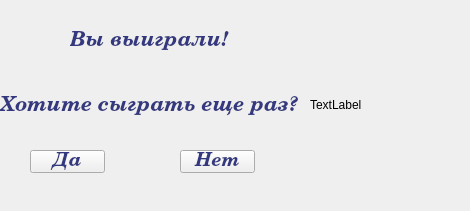
<?xml version="1.0" encoding="UTF-8"?>
<ui version="4.0">
 <class>RusWinWidget</class>
 <widget class="QWidget" name="RusWinWidget">
  <property name="geometry">
   <rect>
    <x>0</x>
    <y>0</y>
    <width>470</width>
    <height>211</height>
   </rect>
  </property>
  <property name="minimumSize">
   <size>
    <width>358</width>
    <height>175</height>
   </size>
  </property>
  <property name="maximumSize">
   <size>
    <width>470</width>
    <height>211</height>
   </size>
  </property>
  <property name="windowTitle">
   <string>Вы выиграли!</string>
  </property>
  <widget class="QLabel" name="label">
   <property name="geometry">
    <rect>
     <x>70</x>
     <y>30</y>
     <width>161</width>
     <height>21</height>
    </rect>
   </property>
   <property name="palette">
    <palette>
     <active>
      <colorrole role="WindowText">
       <brush brushstyle="SolidPattern">
        <color alpha="255">
         <red>51</red>
         <green>56</green>
         <blue>127</blue>
        </color>
       </brush>
      </colorrole>
     </active>
     <inactive>
      <colorrole role="WindowText">
       <brush brushstyle="SolidPattern">
        <color alpha="255">
         <red>51</red>
         <green>56</green>
         <blue>127</blue>
        </color>
       </brush>
      </colorrole>
     </inactive>
     <disabled>
      <colorrole role="WindowText">
       <brush brushstyle="SolidPattern">
        <color alpha="255">
         <red>120</red>
         <green>120</green>
         <blue>120</blue>
        </color>
       </brush>
      </colorrole>
     </disabled>
    </palette>
   </property>
   <property name="font">
    <font>
     <family>Century Schoolbook</family>
     <pointsize>16</pointsize>
     <weight>75</weight>
     <italic>true</italic>
     <bold>true</bold>
    </font>
   </property>
   <property name="text">
    <string>Вы выиграли!</string>
   </property>
  </widget>
  <widget class="QLabel" name="label_2">
   <property name="geometry">
    <rect>
     <x>0</x>
     <y>90</y>
     <width>301</width>
     <height>31</height>
    </rect>
   </property>
   <property name="palette">
    <palette>
     <active>
      <colorrole role="WindowText">
       <brush brushstyle="SolidPattern">
        <color alpha="255">
         <red>51</red>
         <green>56</green>
         <blue>127</blue>
        </color>
       </brush>
      </colorrole>
     </active>
     <inactive>
      <colorrole role="WindowText">
       <brush brushstyle="SolidPattern">
        <color alpha="255">
         <red>51</red>
         <green>56</green>
         <blue>127</blue>
        </color>
       </brush>
      </colorrole>
     </inactive>
     <disabled>
      <colorrole role="WindowText">
       <brush brushstyle="SolidPattern">
        <color alpha="255">
         <red>120</red>
         <green>120</green>
         <blue>120</blue>
        </color>
       </brush>
      </colorrole>
     </disabled>
    </palette>
   </property>
   <property name="font">
    <font>
     <family>Century Schoolbook</family>
     <pointsize>16</pointsize>
     <weight>75</weight>
     <italic>true</italic>
     <bold>true</bold>
    </font>
   </property>
   <property name="text">
    <string>Хотите сыграть еще раз?</string>
   </property>
  </widget>
  <widget class="QPushButton" name="yes">
   <property name="geometry">
    <rect>
     <x>30</x>
     <y>150</y>
     <width>75</width>
     <height>23</height>
    </rect>
   </property>
   <property name="palette">
    <palette>
     <active>
      <colorrole role="ButtonText">
       <brush brushstyle="SolidPattern">
        <color alpha="255">
         <red>51</red>
         <green>56</green>
         <blue>127</blue>
        </color>
       </brush>
      </colorrole>
     </active>
     <inactive>
      <colorrole role="ButtonText">
       <brush brushstyle="SolidPattern">
        <color alpha="255">
         <red>51</red>
         <green>56</green>
         <blue>127</blue>
        </color>
       </brush>
      </colorrole>
     </inactive>
     <disabled>
      <colorrole role="ButtonText">
       <brush brushstyle="SolidPattern">
        <color alpha="255">
         <red>120</red>
         <green>120</green>
         <blue>120</blue>
        </color>
       </brush>
      </colorrole>
     </disabled>
    </palette>
   </property>
   <property name="font">
    <font>
     <family>Century Schoolbook</family>
     <pointsize>14</pointsize>
     <weight>75</weight>
     <italic>true</italic>
     <bold>true</bold>
    </font>
   </property>
   <property name="cursor">
    <cursorShape>PointingHandCursor</cursorShape>
   </property>
   <property name="text">
    <string>Да</string>
   </property>
  </widget>
  <widget class="QPushButton" name="no">
   <property name="geometry">
    <rect>
     <x>180</x>
     <y>150</y>
     <width>75</width>
     <height>23</height>
    </rect>
   </property>
   <property name="palette">
    <palette>
     <active>
      <colorrole role="ButtonText">
       <brush brushstyle="SolidPattern">
        <color alpha="255">
         <red>51</red>
         <green>56</green>
         <blue>127</blue>
        </color>
       </brush>
      </colorrole>
     </active>
     <inactive>
      <colorrole role="ButtonText">
       <brush brushstyle="SolidPattern">
        <color alpha="255">
         <red>51</red>
         <green>56</green>
         <blue>127</blue>
        </color>
       </brush>
      </colorrole>
     </inactive>
     <disabled>
      <colorrole role="ButtonText">
       <brush brushstyle="SolidPattern">
        <color alpha="255">
         <red>120</red>
         <green>120</green>
         <blue>120</blue>
        </color>
       </brush>
      </colorrole>
     </disabled>
    </palette>
   </property>
   <property name="font">
    <font>
     <family>Century Schoolbook</family>
     <pointsize>14</pointsize>
     <weight>75</weight>
     <italic>true</italic>
     <bold>true</bold>
    </font>
   </property>
   <property name="cursor">
    <cursorShape>PointingHandCursor</cursorShape>
   </property>
   <property name="text">
    <string>Нет</string>
   </property>
  </widget>
  <widget class="QLabel" name="label_3">
   <property name="geometry">
    <rect>
     <x>310</x>
     <y>40</y>
     <width>160</width>
     <height>130</height>
    </rect>
   </property>
   <property name="maximumSize">
    <size>
     <width>160</width>
     <height>130</height>
    </size>
   </property>
   <property name="text">
    <string>TextLabel</string>
   </property>
  </widget>
 </widget>
 <resources/>
 <connections>
  <connection>
   <sender>yes</sender>
   <signal>clicked()</signal>
   <receiver>RusWinWidget</receiver>
   <slot>close()</slot>
   <hints>
    <hint type="sourcelabel">
     <x>97</x>
     <y>131</y>
    </hint>
    <hint type="destinationlabel">
     <x>178</x>
     <y>87</y>
    </hint>
   </hints>
  </connection>
  <connection>
   <sender>no</sender>
   <signal>clicked()</signal>
   <receiver>RusWinWidget</receiver>
   <slot>close()</slot>
   <hints>
    <hint type="sourcelabel">
     <x>237</x>
     <y>131</y>
    </hint>
    <hint type="destinationlabel">
     <x>178</x>
     <y>87</y>
    </hint>
   </hints>
  </connection>
 </connections>
</ui>
